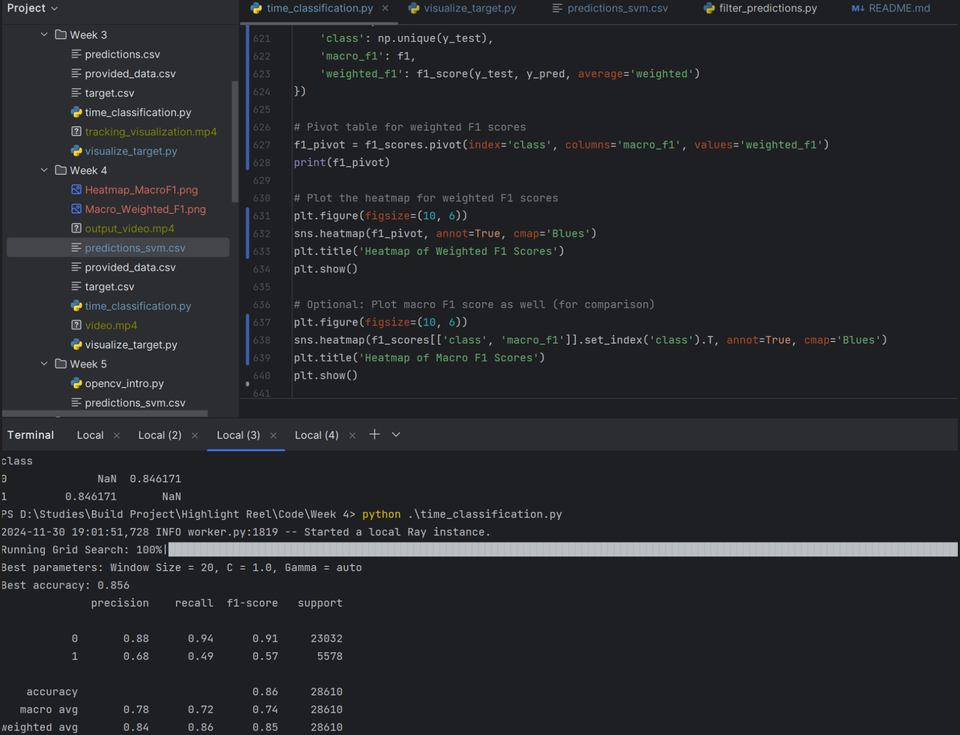
#> input picture Code/Week 4/Predictionimage.png, 960 x 735 px, shrunk from 1762 x 1350 before the run
$ python -i opencv_intro.py   (imports and definitions only)
#> lines starting #> are read from the running program, lines starting #| are printed output that depends on the picture
#> further down, picture is the input picture: shape (735, 960, 3); mean B, G, R 43.1, 40.3, 38.9
import cv2
import numpy as np
import argparse
import csv


def process_frame(frame, apply_filters=True, crop=None):
#> called with apply_filters = True
    if crop:
        h, w = frame.shape[:2]
        x0, y0, crop_w, crop_h = [int(c * 0.01 * dim) for c, dim in zip(crop, [w, h, w, h])]
        frame = frame[y0:y0 + crop_h, x0:x0 + crop_w]

    if apply_filters:
        # Convert to grayscale
        gray = cv2.cvtColor(frame, cv2.COLOR_BGR2GRAY)

        # Apply Gaussian blur
        blurred = cv2.GaussianBlur(gray, (5, 5), 0)

        # Apply Canny edge detection
        edges = cv2.Canny(blurred, 50, 150)
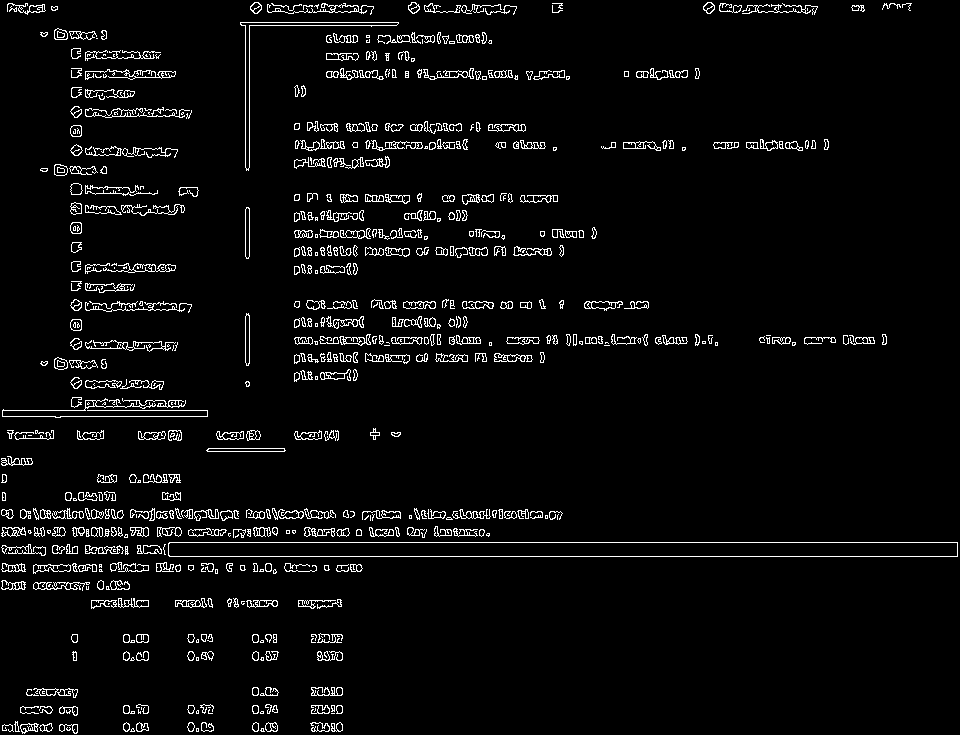
#> edges: shape (735, 960); 4.3% white in thin lines or dots

        # Convert back to BGR for colored edge overlay
        edges_color = cv2.cvtColor(edges, cv2.COLOR_GRAY2BGR)
#> edges_color: shape (735, 960, 3); 4.3% white in thin lines or dots

        # Combine original frame with colored edges
        result = cv2.addWeighted(frame, 0.7, edges_color, 0.3, 0)
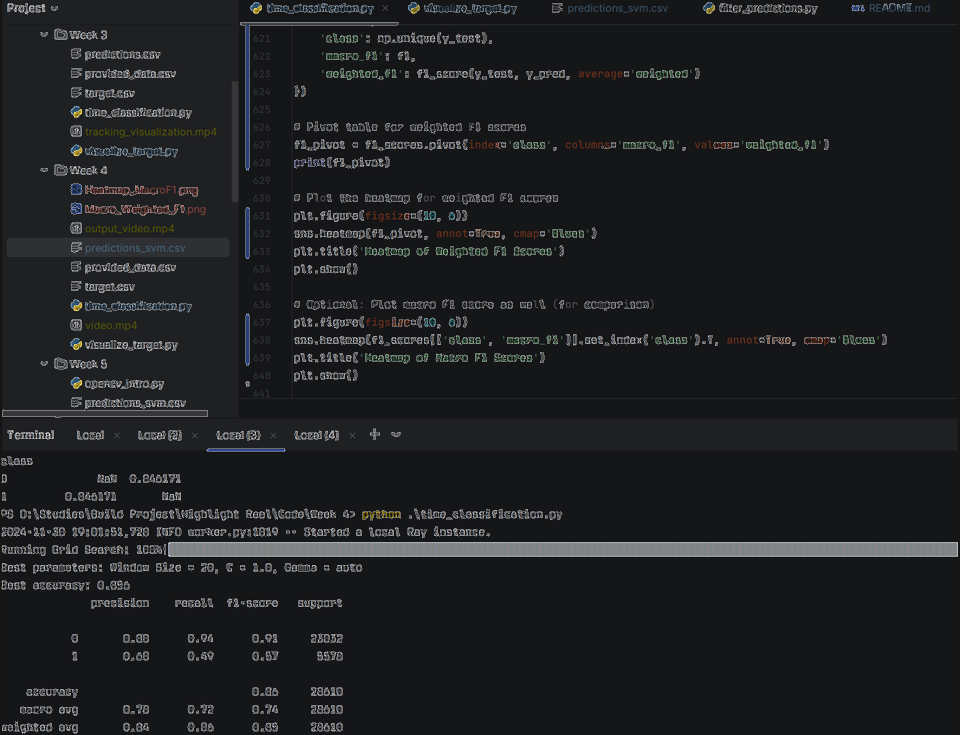
#> result: shape (735, 960, 3); mean B, G, R 33.6, 31.7, 30.5

        return result
    else:
        return frame


# [78 lines left out: function main, not called in this run]


# [2 lines not run here, left out]

>>> import cv2
>>> picture = cv2.imread('../Week 4/Predictionimage.png')
>>> result = process_frame(picture)
